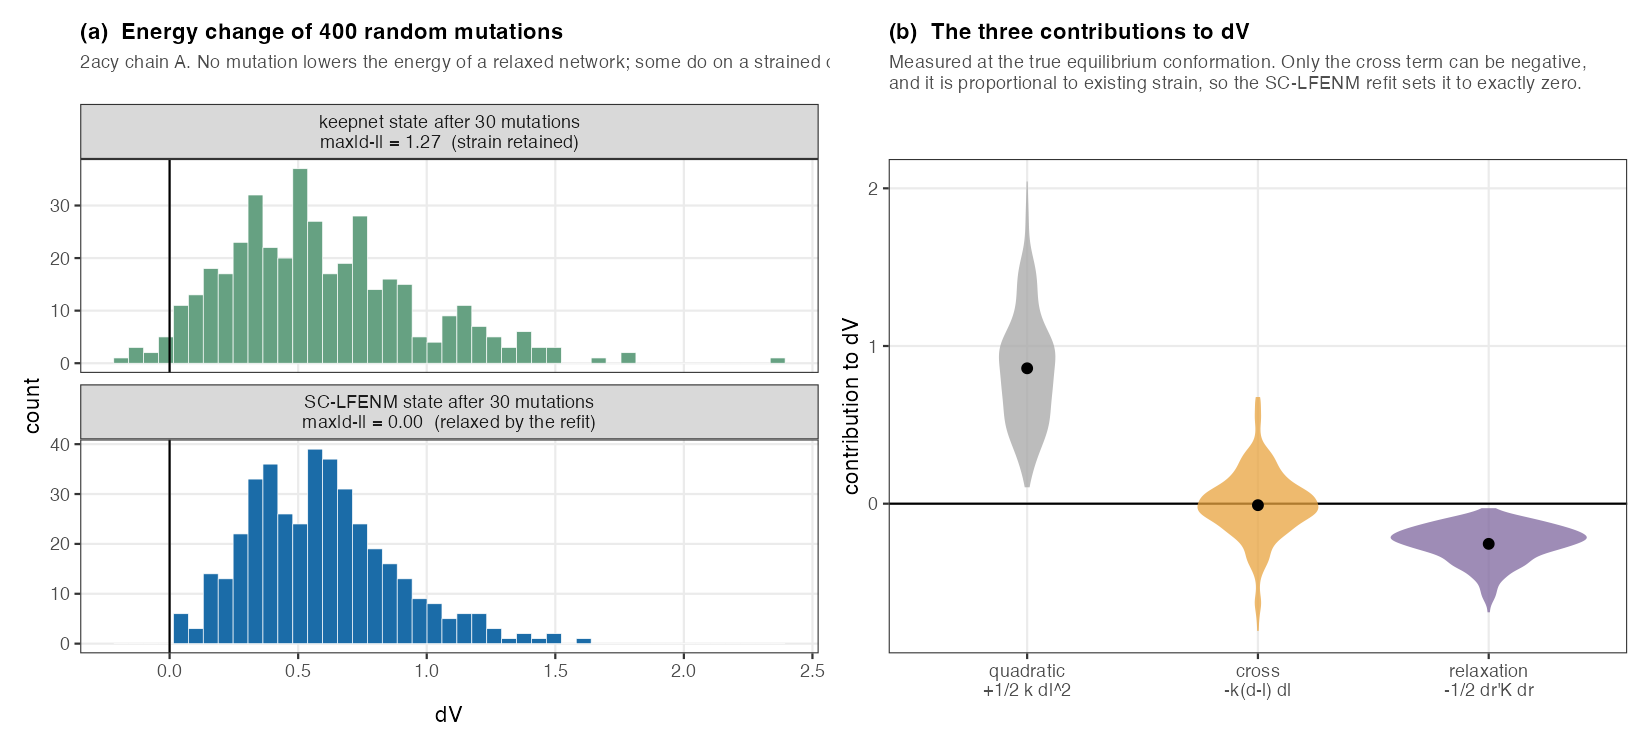

Source code (R):
library(here)
## FIGURE 3: why dV > 0 always under SC-LFENM
source(here("R", "sclfenm.R")); source(here("R", "fig_setup.R"))
r0 <- prot_2acy()$r; wt <- new_state(r0, d_max = 10.5); N <- length(r0)/3

## (a) distribution of dV on a relaxed (sclfenm) state vs a strained (keepnet) state
st_sc <- wt
set.seed(31)
for (s in 1:30) st_sc <- mutate(st_sc, sample(N,1), sigma=.3, model="sclfenm")$state
st_kn <- wt
set.seed(9); for (s in 1:30) st_kn <- mutate(st_kn, sample(N,1), sigma=.3, model="keepnet")$state
## relax each state to its TRUE equilibrium r^e before measuring anything:
## the stored r is only the linear-response estimate for keepnet.
for (nm in c("st_sc","st_kn")) {
  st <- get(nm); rq <- state_req(st)
  cat(sprintf("%s: |F| %8.2e -> %8.2e after relaxing\n", nm,
      sqrt(sum(force(st$r,st$pr,st$k,st$l)^2)), rq$fres))
  st$r <- rq$r; assign(nm, st)
}
strain_sc <- max(abs(dists(st_sc$r,st_sc$pr)-st_sc$l))
strain_kn <- max(abs(dists(st_kn$r,st_kn$pr)-st_kn$l))

draw <- function(st, model, n=400, sigma=.3) {
  set.seed(4); v <- numeric(n)
  for (i in seq_len(n)) v[i] <- mutate(st, sample(N,1), sigma=sigma, model=model)$dV
  data.frame(dV=v, model=model)
}
d <- rbind(draw(st_sc,"sclfenm"), draw(st_kn,"keepnet"))
lab <- c(sclfenm=sprintf("SC-LFENM state after 30 mutations\nmax|d-l| = %.2f  (relaxed by the refit)", strain_sc),
         keepnet=sprintf("keepnet state after 30 mutations\nmax|d-l| = %.2f  (strain retained)", strain_kn))
d$facet <- lab[d$model]
pa <- ggplot(d, aes(dV, fill=model)) +
  geom_histogram(bins=45, colour="white", linewidth=.15) +
  geom_vline(xintercept=0, colour="black", linewidth=.5) +
  facet_wrap(~facet, ncol=1, scales="free_y") +
  scale_fill_manual(values=c(sclfenm="#1b6ca8", keepnet="#66a182"), guide="none") +
  labs(title="(a)  Energy change of 400 random mutations",
       subtitle="2acy chain A. No mutation lowers the energy of a relaxed network; some do on a strained one.",
       x="dV", y="count")

## (b) the three terms, and which can be negative
strain <- dists(st_kn$r,st_kn$pr) - st_kn$l   # now d^e - l, r^e exact
set.seed(21); n <- 400
q <- cr <- rl <- numeric(n)
for (i in seq_len(n)) {
  site<-sample(N,1); mask<-st_kn$pr[,1]==site|st_kn$pr[,2]==site
  dl<-rep(0,nrow(st_kn$pr)); dl[mask]<-rnorm(sum(mask),0,.3)
  q[i]  <- 0.5*sum(st_kn$k*dl^2)
  cr[i] <- -sum(st_kn$k*strain*dl)
  K<-state_K(st_kn); C<-cmat_of(nma(K)); l2<-st_kn$l+dl
  dr<-as.vector(C%*%force(st_kn$r,st_kn$pr,st_kn$k,l2))
  rl[i] <- -0.5*as.numeric(crossprod(dr,K%*%dr))
}
tt <- rbind(data.frame(term="quadratic\n+1/2 k dl^2", v=q),
            data.frame(term="cross\n-k(d-l) dl", v=cr),
            data.frame(term="relaxation\n-1/2 dr'K dr", v=rl))
tt$term <- factor(tt$term, levels=unique(tt$term))
pb <- ggplot(tt, aes(term, v, fill=term)) +
  geom_hline(yintercept=0, linewidth=.5) +
  geom_violin(colour=NA, alpha=.75, width=.85) +
  stat_summary(fun=mean, geom="point", size=2, colour="black") +
  scale_fill_manual(values=c("grey65","#e8a33d","#7d669e"), guide="none") +
  labs(title="(b)  The three contributions to dV",
       subtitle="Measured at the true equilibrium conformation. Only the cross term can be negative,\nand it is proportional to existing strain, so the SC-LFENM refit sets it to exactly zero.",
       x=NULL, y="contribution to dV")
sv(pa|pb, "fig3_dv_positive.png", 11, 5)
cat(sprintf("sclfenm: frac(dV<0)=%.3f min=%.3f | keepnet: frac(dV<0)=%.3f min=%.3f\n",
  mean(d$dV[d$model=="sclfenm"]<0), min(d$dV[d$model=="sclfenm"]),
  mean(d$dV[d$model=="keepnet"]<0), min(d$dV[d$model=="keepnet"])))
cat(sprintf("cross term: mean %.4f  sd %.4f  frac<0 %.2f\n", mean(cr), sd(cr), mean(cr<0)))
